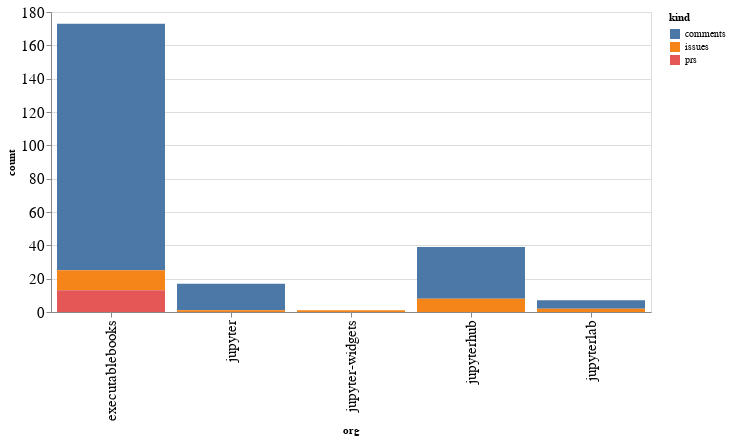

Notebook cell for this chart:
### Code cell
alt.Chart(org_summaries, width=600).mark_bar().encode(
    x='org',
    y='count',
    color='kind',
    tooltip="org"
)

### Figure 1 — Vega-Lite specification as saved in the notebook (floating-point values rounded to 4 significant figures)
{"config": {"axisLeft": {"labelFontSize": 15}, "axisBottom": {"labelFontSize": 15}}, "data": {"name": "data-7fff4ba52febd76777dee1feaa07ff9e"}, "mark": "bar", "encoding": {"color": {"type": "nominal", "field": "kind"}, "tooltip": {"type": "nominal", "field": "org"}, "x": {"type": "nominal", "field": "org"}, "y": {"type": "quantitative", "field": "count"}}, "width": 600, "$schema": "https://vega.github.io/schema/vega-lite/v4.8.1.json", "datasets": {"data-7fff4ba52febd76777dee1feaa07ff9e": [{"org": "executablebooks", "kind": "comments", "count": 148}, {"org": "executablebooks", "kind": "issues", "count": 12}, {"org": "executablebooks", "kind": "prs", "count": 13}, {"org": "jupyter", "kind": "comments", "count": 16}, {"org": "jupyter", "kind": "issues", "count": 1}, {"org": "jupyter-widgets", "kind": "issues", "count": 1}, {"org": "jupyterhub", "kind": "comments", "count": 31}, {"org": "jupyterhub", "kind": "issues", "count": 8}, {"org": "jupyterlab", "kind": "comments", "count": 5}, {"org": "jupyterlab", "kind": "issues", "count": 2}]}}
